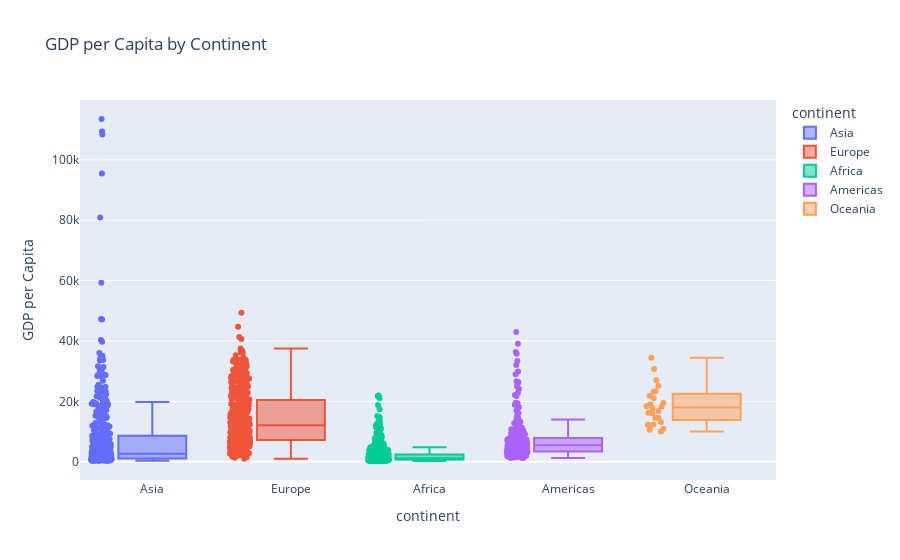

Write notebook code for a chart like this one.
### Code cell
fig6 = px.box(gapminder, x= 'continent', y = 'gdpPercap', title='GDP per Capita by Continent', labels={'gdpPercap':'GDP per Capita'}, color = 'continent', points='all')
fig6.show()

### Figure 1 — Plotly figure (JSON) as saved in the notebook; plotly's stock layout.template omitted (floating-point values rounded to 4 significant figures; data arrays with more than 128 entries replaced by an {"elided": "..."} marker saying what was removed)
{"data": [{"alignmentgroup": "True", "boxpoints": "all", "hovertemplate": "continent=%{x}<br>GDP per Capita=%{y}<extra></extra>", "legendgroup": "Asia", "marker": {"color": "#636efa"}, "name": "Asia", "notched": false, "offsetgroup": "Asia", "orientation": "v", "showlegend": true, "type": "box", "x": {"elided": "396 str values"}, "x0": " ", "xaxis": "x", "y": {"elided": "396 float values"}, "y0": " ", "yaxis": "y"}, {"alignmentgroup": "True", "boxpoints": "all", "hovertemplate": "continent=%{x}<br>GDP per Capita=%{y}<extra></extra>", "legendgroup": "Europe", "marker": {"color": "#EF553B"}, "name": "Europe", "notched": false, "offsetgroup": "Europe", "orientation": "v", "showlegend": true, "type": "box", "x": {"elided": "360 str values"}, "x0": " ", "xaxis": "x", "y": {"elided": "360 float values"}, "y0": " ", "yaxis": "y"}, {"alignmentgroup": "True", "boxpoints": "all", "hovertemplate": "continent=%{x}<br>GDP per Capita=%{y}<extra></extra>", "legendgroup": "Africa", "marker": {"color": "#00cc96"}, "name": "Africa", "notched": false, "offsetgroup": "Africa", "orientation": "v", "showlegend": true, "type": "box", "x": {"elided": "624 str values"}, "x0": " ", "xaxis": "x", "y": {"elided": "624 float values"}, "y0": " ", "yaxis": "y"}, {"alignmentgroup": "True", "boxpoints": "all", "hovertemplate": "continent=%{x}<br>GDP per Capita=%{y}<extra></extra>", "legendgroup": "Americas", "marker": {"color": "#ab63fa"}, "name": "Americas", "notched": false, "offsetgroup": "Americas", "orientation": "v", "showlegend": true, "type": "box", "x": {"elided": "300 str values"}, "x0": " ", "xaxis": "x", "y": {"elided": "300 float values"}, "y0": " ", "yaxis": "y"}, {"alignmentgroup": "True", "boxpoints": "all", "hovertemplate": "continent=%{x}<br>GDP per Capita=%{y}<extra></extra>", "legendgroup": "Oceania", "marker": {"color": "#FFA15A"}, "name": "Oceania", "notched": false, "offsetgroup": "Oceania", "orientation": "v", "showlegend": true, "type": "box", "x": ["Oceania", "Oceania", "Oceania", "Oceania", "Oceania", "Oceania", "Oceania", "Oceania", "Oceania", "Oceania", "Oceania", "Oceania", "Oceania", "Oceania", "Oceania", "Oceania", "Oceania", "Oceania", "Oceania", "Oceania", "Oceania", "Oceania", "Oceania", "Oceania"], "x0": " ", "xaxis": "x", "y": [10040.0, 10950.0, 12220.0, 14530.0, 16790.0, 18330.0, 19480.0, 21890.0, 23420.0, 27000.0, 30690.0, 34440.0, 10560.0, 12250.0, 13180.0, 14460.0, 16050.0, 16230.0, 17630.0, 19010.0, 18360.0, 21050.0, 23190.0, 25190.0], "y0": " ", "yaxis": "y"}], "layout": {"boxmode": "overlay", "legend": {"title": {"text": "continent"}, "tracegroupgap": 0}, "title": {"text": "GDP per Capita by Continent"}, "xaxis": {"anchor": "y", "categoryarray": ["Asia", "Europe", "Africa", "Americas", "Oceania"], "categoryorder": "array", "domain": [0, 1], "title": {"text": "continent"}}, "yaxis": {"anchor": "x", "domain": [0, 1], "title": {"text": "GDP per Capita"}}}}
